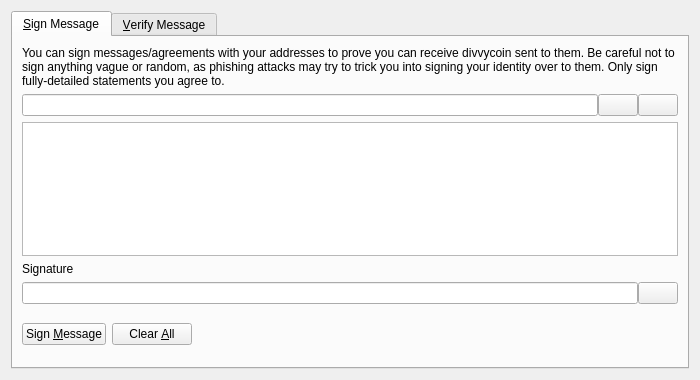
<?xml version="1.0" encoding="UTF-8"?>
<ui version="4.0">
 <class>SignVerifyMessageDialog</class>
 <widget class="QDialog" name="SignVerifyMessageDialog">
  <property name="geometry">
   <rect>
    <x>0</x>
    <y>0</y>
    <width>700</width>
    <height>380</height>
   </rect>
  </property>
  <property name="windowTitle">
   <string>Signatures - Sign / Verify a Message</string>
  </property>
  <property name="modal">
   <bool>true</bool>
  </property>
  <layout class="QVBoxLayout" name="verticalLayout">
   <item>
    <widget class="QTabWidget" name="tabWidget">
     <property name="currentIndex">
      <number>0</number>
     </property>
     <widget class="QWidget" name="tabSignMessage">
      <attribute name="title">
       <string>&amp;Sign Message</string>
      </attribute>
      <layout class="QVBoxLayout" name="verticalLayout_SM">
       <item>
        <widget class="QLabel" name="infoLabel_SM">
         <property name="text">
          <string>You can sign messages/agreements with your addresses to prove you can receive divvycoin sent to them. Be careful not to sign anything vague or random, as phishing attacks may try to trick you into signing your identity over to them. Only sign fully-detailed statements you agree to.</string>
         </property>
         <property name="textFormat">
          <enum>Qt::PlainText</enum>
         </property>
         <property name="wordWrap">
          <bool>true</bool>
         </property>
        </widget>
       </item>
       <item>
        <layout class="QHBoxLayout" name="horizontalLayout_1_SM">
         <property name="spacing">
          <number>0</number>
         </property>
         <item>
          <widget class="QValidatedLineEdit" name="addressIn_SM">
           <property name="toolTip">
            <string>The DivvyCoin address to sign the message with</string>
           </property>
          </widget>
         </item>
         <item>
          <widget class="QPushButton" name="addressBookButton_SM">
           <property name="toolTip">
            <string>Choose previously used address</string>
           </property>
           <property name="text">
            <string/>
           </property>
           <property name="icon">
            <iconset resource="../bitcoin.qrc">
             <normaloff>:/icons/address-book</normaloff>:/icons/address-book</iconset>
           </property>
           <property name="shortcut">
            <string>Alt+A</string>
           </property>
           <property name="autoDefault">
            <bool>false</bool>
           </property>
          </widget>
         </item>
         <item>
          <widget class="QPushButton" name="pasteButton_SM">
           <property name="toolTip">
            <string>Paste address from clipboard</string>
           </property>
           <property name="text">
            <string/>
           </property>
           <property name="icon">
            <iconset resource="../bitcoin.qrc">
             <normaloff>:/icons/editpaste</normaloff>:/icons/editpaste</iconset>
           </property>
           <property name="shortcut">
            <string>Alt+P</string>
           </property>
           <property name="autoDefault">
            <bool>false</bool>
           </property>
          </widget>
         </item>
        </layout>
       </item>
       <item>
        <widget class="QPlainTextEdit" name="messageIn_SM">
         <property name="toolTip">
          <string>Enter the message you want to sign here</string>
         </property>
        </widget>
       </item>
       <item>
        <widget class="QLabel" name="signatureLabel_SM">
         <property name="text">
          <string>Signature</string>
         </property>
         <property name="textFormat">
          <enum>Qt::PlainText</enum>
         </property>
        </widget>
       </item>
       <item>
        <layout class="QHBoxLayout" name="horizontalLayout_2_SM">
         <property name="spacing">
          <number>0</number>
         </property>
         <item>
          <widget class="QLineEdit" name="signatureOut_SM">
           <property name="font">
            <font>
             <italic>true</italic>
            </font>
           </property>
           <property name="readOnly">
            <bool>true</bool>
           </property>
          </widget>
         </item>
         <item>
          <widget class="QPushButton" name="copySignatureButton_SM">
           <property name="toolTip">
            <string>Copy the current signature to the system clipboard</string>
           </property>
           <property name="text">
            <string/>
           </property>
           <property name="icon">
            <iconset resource="../bitcoin.qrc">
             <normaloff>:/icons/editcopy</normaloff>:/icons/editcopy</iconset>
           </property>
           <property name="autoDefault">
            <bool>false</bool>
           </property>
          </widget>
         </item>
        </layout>
       </item>
       <item>
        <layout class="QHBoxLayout" name="horizontalLayout_3_SM">
         <item>
          <widget class="QPushButton" name="signMessageButton_SM">
           <property name="toolTip">
            <string>Sign the message to prove you own this DivvyCoin address</string>
           </property>
           <property name="text">
            <string>Sign &amp;Message</string>
           </property>
           <property name="icon">
            <iconset resource="../bitcoin.qrc">
             <normaloff>:/icons/edit</normaloff>:/icons/edit</iconset>
           </property>
           <property name="autoDefault">
            <bool>false</bool>
           </property>
          </widget>
         </item>
         <item>
          <widget class="QPushButton" name="clearButton_SM">
           <property name="toolTip">
            <string>Reset all sign message fields</string>
           </property>
           <property name="text">
            <string>Clear &amp;All</string>
           </property>
           <property name="icon">
            <iconset resource="../bitcoin.qrc">
             <normaloff>:/icons/remove</normaloff>:/icons/remove</iconset>
           </property>
           <property name="autoDefault">
            <bool>false</bool>
           </property>
          </widget>
         </item>
         <item>
          <spacer name="horizontalSpacer_1_SM">
           <property name="orientation">
            <enum>Qt::Horizontal</enum>
           </property>
           <property name="sizeHint" stdset="0">
            <size>
             <width>40</width>
             <height>48</height>
            </size>
           </property>
          </spacer>
         </item>
         <item>
          <widget class="QLabel" name="statusLabel_SM">
           <property name="font">
            <font>
             <weight>75</weight>
             <bold>true</bold>
            </font>
           </property>
           <property name="text">
            <string/>
           </property>
           <property name="wordWrap">
            <bool>true</bool>
           </property>
          </widget>
         </item>
         <item>
          <spacer name="horizontalSpacer_2_SM">
           <property name="orientation">
            <enum>Qt::Horizontal</enum>
           </property>
           <property name="sizeHint" stdset="0">
            <size>
             <width>40</width>
             <height>48</height>
            </size>
           </property>
          </spacer>
         </item>
        </layout>
       </item>
      </layout>
     </widget>
     <widget class="QWidget" name="tabVerifyMessage">
      <attribute name="title">
       <string>&amp;Verify Message</string>
      </attribute>
      <layout class="QVBoxLayout" name="verticalLayout_VM">
       <item>
        <widget class="QLabel" name="infoLabel_VM">
         <property name="text">
          <string>Enter the receiver's address, message (ensure you copy line breaks, spaces, tabs, etc. exactly) and signature below to verify the message. Be careful not to read more into the signature than what is in the signed message itself, to avoid being tricked by a man-in-the-middle attack. Note that this only proves the signing party receives with the address, it cannot prove sendership of any transaction!</string>
         </property>
         <property name="textFormat">
          <enum>Qt::PlainText</enum>
         </property>
         <property name="alignment">
          <set>Qt::AlignLeading|Qt::AlignLeft|Qt::AlignTop</set>
         </property>
         <property name="wordWrap">
          <bool>true</bool>
         </property>
        </widget>
       </item>
       <item>
        <layout class="QHBoxLayout" name="horizontalLayout_1_VM">
         <property name="spacing">
          <number>0</number>
         </property>
         <item>
          <widget class="QValidatedLineEdit" name="addressIn_VM">
           <property name="toolTip">
            <string>The DivvyCoin address the message was signed with</string>
           </property>
          </widget>
         </item>
         <item>
          <widget class="QPushButton" name="addressBookButton_VM">
           <property name="toolTip">
            <string>Choose previously used address</string>
           </property>
           <property name="text">
            <string/>
           </property>
           <property name="icon">
            <iconset resource="../bitcoin.qrc">
             <normaloff>:/icons/address-book</normaloff>:/icons/address-book</iconset>
           </property>
           <property name="shortcut">
            <string>Alt+A</string>
           </property>
           <property name="autoDefault">
            <bool>false</bool>
           </property>
          </widget>
         </item>
        </layout>
       </item>
       <item>
        <widget class="QPlainTextEdit" name="messageIn_VM"/>
       </item>
       <item>
        <widget class="QValidatedLineEdit" name="signatureIn_VM"/>
       </item>
       <item>
        <layout class="QHBoxLayout" name="horizontalLayout_2_VM">
         <item>
          <widget class="QPushButton" name="verifyMessageButton_VM">
           <property name="toolTip">
            <string>Verify the message to ensure it was signed with the specified DivvyCoin address</string>
           </property>
           <property name="text">
            <string>Verify &amp;Message</string>
           </property>
           <property name="icon">
            <iconset resource="../bitcoin.qrc">
             <normaloff>:/icons/transaction_0</normaloff>:/icons/transaction_0</iconset>
           </property>
           <property name="autoDefault">
            <bool>false</bool>
           </property>
          </widget>
         </item>
         <item>
          <widget class="QPushButton" name="clearButton_VM">
           <property name="toolTip">
            <string>Reset all verify message fields</string>
           </property>
           <property name="text">
            <string>Clear &amp;All</string>
           </property>
           <property name="icon">
            <iconset resource="../bitcoin.qrc">
             <normaloff>:/icons/remove</normaloff>:/icons/remove</iconset>
           </property>
           <property name="autoDefault">
            <bool>false</bool>
           </property>
          </widget>
         </item>
         <item>
          <spacer name="horizontalSpacer_1_VM">
           <property name="orientation">
            <enum>Qt::Horizontal</enum>
           </property>
           <property name="sizeHint" stdset="0">
            <size>
             <width>40</width>
             <height>48</height>
            </size>
           </property>
          </spacer>
         </item>
         <item>
          <widget class="QLabel" name="statusLabel_VM">
           <property name="font">
            <font>
             <weight>75</weight>
             <bold>true</bold>
            </font>
           </property>
           <property name="text">
            <string/>
           </property>
           <property name="wordWrap">
            <bool>true</bool>
           </property>
          </widget>
         </item>
         <item>
          <spacer name="horizontalSpacer_2_VM">
           <property name="orientation">
            <enum>Qt::Horizontal</enum>
           </property>
           <property name="sizeHint" stdset="0">
            <size>
             <width>40</width>
             <height>48</height>
            </size>
           </property>
          </spacer>
         </item>
        </layout>
       </item>
      </layout>
     </widget>
    </widget>
   </item>
  </layout>
 </widget>
 <customwidgets>
  <customwidget>
   <class>QValidatedLineEdit</class>
   <extends>QLineEdit</extends>
   <header>qvalidatedlineedit.h</header>
  </customwidget>
 </customwidgets>
 <resources>
  <include location="../bitcoin.qrc"/>
 </resources>
 <connections/>
</ui>
